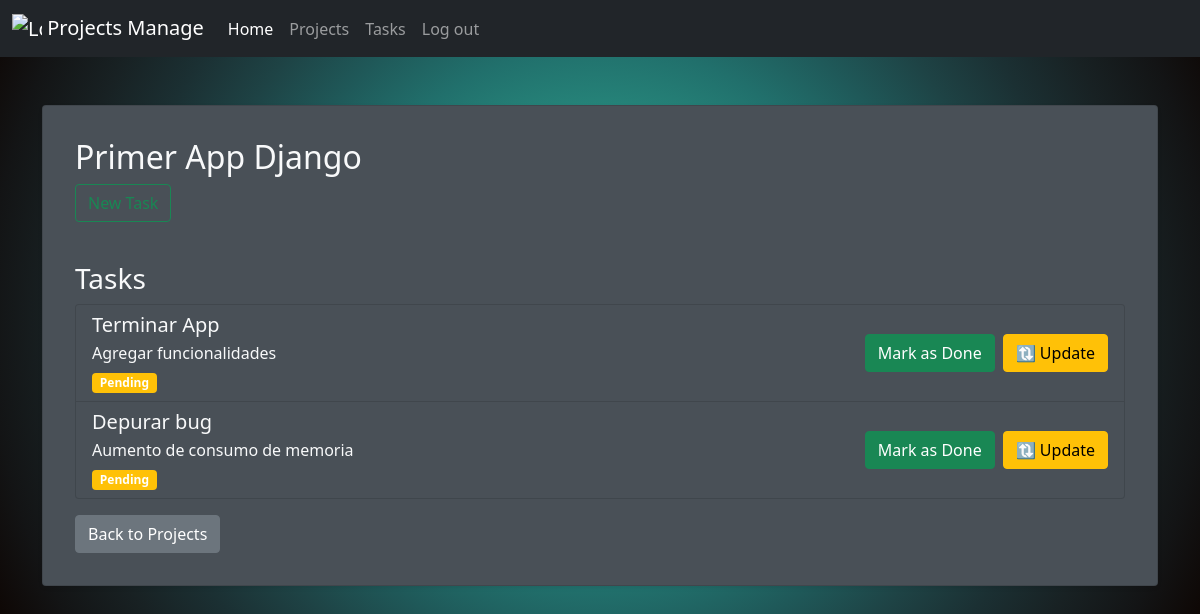
Page /about/projects/5/ on the committed database.
### myapp/models.py (models this page shows, shortened)
class Project(models.Model):
    name = models.CharField(max_length=100)

class Task(models.Model):
    title = models.CharField(max_length=100)
    description = models.TextField()
    project = models.ForeignKey(Project, on_delete=models.CASCADE)
    done = models.BooleanField(default=False)

### myapp/views.py (the view, shortened to what this page needs)
# urls.py: path('projects/<int:project_id>/', views.project_detail, name='project_detail'), # URL para detalles de proyecto
def project_detail(request, project_id):
    project = get_object_or_404(Project, id=project_id)
    tasks = Task.objects.filter(project=project)
    return render(request, 'project_detail.html', {
        'project': project,
        'tasks': tasks
    })

### myapp/templates/project_detail.html (shortened to what this page needs)
{% extends "layout/base.html" %}
{% block content %}
<div class="container mt-5">
    <div class="card shadow-sm p-3 mb-5 rounded">
        <div class="card-body">
            <h2 class="card-title">{{ project.name }}</h2>
            <a href="{% url 'create_task' project.id %}" class="btn btn-outline-success mb-3">New Task</a>
            <h3 class="mt-4">Tasks</h3>
            {% if tasks %}
                <ul class="list-group">
                    {% for task in tasks %}
                        <li class="list-group-item">
                            <div class="d-flex justify-content-between align-items-center">
                                <div>
                                    <h5 class="mb-1">{{ task.title }}</h5>
                                    <p class="mb-1">{{ task.description }}</p>
                                    <span class="badge {{ task.done|yesno:'bg-success,bg-warning' }}">
                                        {{ task.done|yesno:'Completed,Pending' }}
                                    </span>
                                </div>
                                <div class="d-flex gap-2">
                                    <form method="post" action="{% url 'project_detail' project.id %}">
                                        <button type="submit" class="btn btn-success">
                                            {% if task.done %}Mark as Pending{% else %}Mark as Done{% endif %}
                                        </button>
                                    </form>
                                    <a href="{% url 'update_task' task.id %}?redirect_url={% url 'project_detail' project.id %}" class="btn btn-warning">🔃 Update</a>
                                </div>
                            </div>
                        </li>
                    {% endfor %}
                </ul>
            {% else %}
                <p>No tasks found for this project.</p>
            {% endif %}
            <a href="{% url 'projects' %}" class="btn btn-secondary mt-3">Back to Projects</a>
        </div>
    </div>
</div>
{% endblock %}

### myapp/templates/layout/base.html (style rules this page uses)
body { background-image: radial-gradient(circle at 50% 50%, #4eb48d 0, #3ea88a 10%, #309884 20%, #26857a 30%, #21706c 40%, #1f5959 50%, #1e4345 60%, #1b3033 70%, #182123 80%, #131415 90%, #0d0502 100%); color: #f8f9fa; }
.card { background-color: #495057; color: #f8f9fa; border-radius:15px; }
.list-group-item { background-color: #495057; color: #f8f9fa; }

### rows in the picture
Project: name "Primer App Django"
Task: title "Terminar App", description "Agregar funcionalidades", done "Pending", shows "Mark as Done"
Task: title "Depurar bug", description "Aumento de consumo de memoria", done "Pending", shows "Mark as Done"
